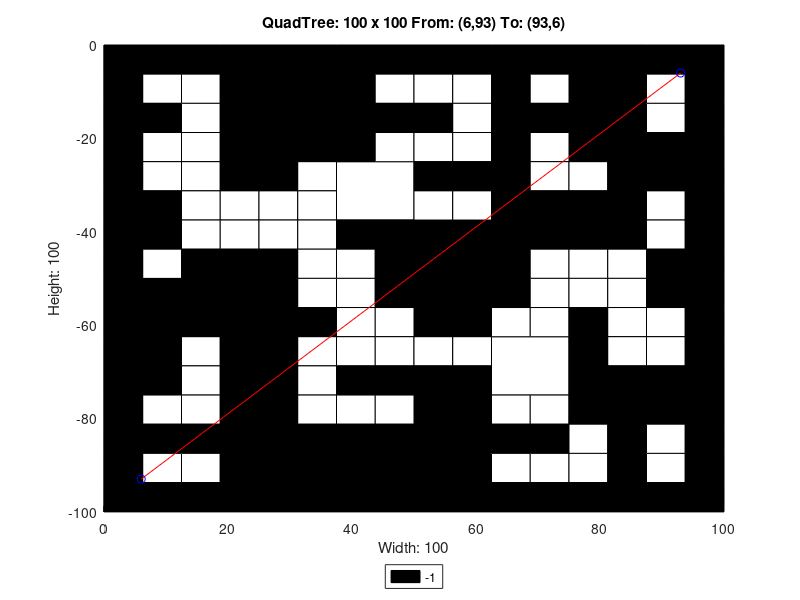

The MATLAB script that drew this image:
axis([0 100 -100 0]);
title('QuadTree: 100 x 100 From: (6,93) To: (93,6)');
xlabel('Width: 100');
ylabel('Height: 100');
rectangle('Position',[25 -12.5 12.5 12.5], 'FaceColor',[0 0 0]);
rectangle('Position',[25 -25 12.5 12.5], 'FaceColor',[0 0 0]);
rectangle('Position',[37.5 -37.5 12.5 12.5], 'FaceColor',[1 1 1]);
rectangle('Position',[75 -12.5 12.5 12.5], 'FaceColor',[0 0 0]);
rectangle('Position',[75 -25 12.5 12.5], 'FaceColor',[0 0 0]);
rectangle('Position',[50 -50 12.5 12.5], 'FaceColor',[0 0 0]);
rectangle('Position',[0 -62.5 12.5 12.5], 'FaceColor',[0 0 0]);
rectangle('Position',[12.5 -62.5 12.5 12.5], 'FaceColor',[0 0 0]);
rectangle('Position',[0 -75 12.5 12.5], 'FaceColor',[0 0 0]);
rectangle('Position',[25 -100 12.5 12.5], 'FaceColor',[0 0 0]);
rectangle('Position',[37.5 -100 12.5 12.5], 'FaceColor',[0 0 0]);
rectangle('Position',[50 -62.5 12.5 12.5], 'FaceColor',[0 0 0]);
rectangle('Position',[62.5 -75 12.5 12.5], 'FaceColor',[1 1 1]);
rectangle('Position',[50 -87.5 12.5 12.5], 'FaceColor',[0 0 0]);
rectangle('Position',[50 -100 12.5 12.5], 'FaceColor',[0 0 0]);
rectangle('Position',[0 -6.25 6.25 6.25], 'FaceColor',[0 0 0]);
rectangle('Position',[6.25 -6.25 6.25 6.25], 'FaceColor',[0 0 0]);
rectangle('Position',[0 -12.5 6.25 6.25], 'FaceColor',[0 0 0]);
rectangle('Position',[6.25 -12.5 6.25 6.25], 'FaceColor',[1 1 1]);
rectangle('Position',[12.5 -6.25 6.25 6.25], 'FaceColor',[0 0 0]);
rectangle('Position',[18.75 -6.25 6.25 6.25], 'FaceColor',[0 0 0]);
rectangle('Position',[12.5 -12.5 6.25 6.25], 'FaceColor',[1 1 1]);
rectangle('Position',[18.75 -12.5 6.25 6.25], 'FaceColor',[0 0 0]);
rectangle('Position',[0 -18.75 6.25 6.25], 'FaceColor',[0 0 0]);
rectangle('Position',[6.25 -18.75 6.25 6.25], 'FaceColor',[0 0 0]);
rectangle('Position',[0 -25 6.25 6.25], 'FaceColor',[0 0 0]);
rectangle('Position',[6.25 -25 6.25 6.25], 'FaceColor',[1 1 1]);
rectangle('Position',[12.5 -18.75 6.25 6.25], 'FaceColor',[1 1 1]);
rectangle('Position',[18.75 -18.75 6.25 6.25], 'FaceColor',[0 0 0]);
rectangle('Position',[12.5 -25 6.25 6.25], 'FaceColor',[1 1 1]);
rectangle('Position',[18.75 -25 6.25 6.25], 'FaceColor',[0 0 0]);
rectangle('Position',[37.5 -6.25 6.25 6.25], 'FaceColor',[0 0 0]);
rectangle('Position',[43.75 -6.25 6.25 6.25], 'FaceColor',[0 0 0]);
rectangle('Position',[37.5 -12.5 6.25 6.25], 'FaceColor',[0 0 0]);
rectangle('Position',[43.75 -12.5 6.25 6.25], 'FaceColor',[1 1 1]);
rectangle('Position',[37.5 -18.75 6.25 6.25], 'FaceColor',[0 0 0]);
rectangle('Position',[43.75 -18.75 6.25 6.25], 'FaceColor',[0 0 0]);
rectangle('Position',[37.5 -25 6.25 6.25], 'FaceColor',[0 0 0]);
rectangle('Position',[43.75 -25 6.25 6.25], 'FaceColor',[1 1 1]);
rectangle('Position',[0 -31.25 6.25 6.25], 'FaceColor',[0 0 0]);
rectangle('Position',[6.25 -31.25 6.25 6.25], 'FaceColor',[1 1 1]);
rectangle('Position',[0 -37.5 6.25 6.25], 'FaceColor',[0 0 0]);
rectangle('Position',[6.25 -37.5 6.25 6.25], 'FaceColor',[0 0 0]);
rectangle('Position',[12.5 -31.25 6.25 6.25], 'FaceColor',[1 1 1]);
rectangle('Position',[18.75 -31.25 6.25 6.25], 'FaceColor',[0 0 0]);
rectangle('Position',[12.5 -37.5 6.25 6.25], 'FaceColor',[1 1 1]);
rectangle('Position',[18.75 -37.5 6.25 6.25], 'FaceColor',[1 1 1]);
rectangle('Position',[0 -43.75 6.25 6.25], 'FaceColor',[0 0 0]);
rectangle('Position',[6.25 -43.75 6.25 6.25], 'FaceColor',[0 0 0]);
rectangle('Position',[0 -50 6.25 6.25], 'FaceColor',[0 0 0]);
rectangle('Position',[6.25 -50 6.25 6.25], 'FaceColor',[1 1 1]);
rectangle('Position',[12.5 -43.75 6.25 6.25], 'FaceColor',[1 1 1]);
rectangle('Position',[18.75 -43.75 6.25 6.25], 'FaceColor',[1 1 1]);
rectangle('Position',[12.5 -50 6.25 6.25], 'FaceColor',[0 0 0]);
rectangle('Position',[18.75 -50 6.25 6.25], 'FaceColor',[0 0 0]);
rectangle('Position',[25 -31.25 6.25 6.25], 'FaceColor',[0 0 0]);
rectangle('Position',[31.25 -31.25 6.25 6.25], 'FaceColor',[1 1 1]);
rectangle('Position',[25 -37.5 6.25 6.25], 'FaceColor',[1 1 1]);
rectangle('Position',[31.25 -37.5 6.25 6.25], 'FaceColor',[1 1 1]);
rectangle('Position',[25 -43.75 6.25 6.25], 'FaceColor',[1 1 1]);
rectangle('Position',[31.25 -43.75 6.25 6.25], 'FaceColor',[1 1 1]);
rectangle('Position',[25 -50 6.25 6.25], 'FaceColor',[0 0 0]);
rectangle('Position',[31.25 -50 6.25 6.25], 'FaceColor',[1 1 1]);
rectangle('Position',[37.5 -43.75 6.25 6.25], 'FaceColor',[0 0 0]);
rectangle('Position',[43.75 -43.75 6.25 6.25], 'FaceColor',[0 0 0]);
rectangle('Position',[37.5 -50 6.25 6.25], 'FaceColor',[1 1 1]);
rectangle('Position',[43.75 -50 6.25 6.25], 'FaceColor',[0 0 0]);
rectangle('Position',[50 -6.25 6.25 6.25], 'FaceColor',[0 0 0]);
rectangle('Position',[56.25 -6.25 6.25 6.25], 'FaceColor',[0 0 0]);
rectangle('Position',[50 -12.5 6.25 6.25], 'FaceColor',[1 1 1]);
rectangle('Position',[56.25 -12.5 6.25 6.25], 'FaceColor',[1 1 1]);
rectangle('Position',[62.5 -6.25 6.25 6.25], 'FaceColor',[0 0 0]);
rectangle('Position',[68.75 -6.25 6.25 6.25], 'FaceColor',[0 0 0]);
rectangle('Position',[62.5 -12.5 6.25 6.25], 'FaceColor',[0 0 0]);
rectangle('Position',[68.75 -12.5 6.25 6.25], 'FaceColor',[1 1 1]);
rectangle('Position',[50 -18.75 6.25 6.25], 'FaceColor',[0 0 0]);
rectangle('Position',[56.25 -18.75 6.25 6.25], 'FaceColor',[1 1 1]);
rectangle('Position',[50 -25 6.25 6.25], 'FaceColor',[1 1 1]);
rectangle('Position',[56.25 -25 6.25 6.25], 'FaceColor',[1 1 1]);
rectangle('Position',[62.5 -18.75 6.25 6.25], 'FaceColor',[0 0 0]);
rectangle('Position',[68.75 -18.75 6.25 6.25], 'FaceColor',[0 0 0]);
rectangle('Position',[62.5 -25 6.25 6.25], 'FaceColor',[0 0 0]);
rectangle('Position',[68.75 -25 6.25 6.25], 'FaceColor',[1 1 1]);
rectangle('Position',[87.5 -6.25 6.25 6.25], 'FaceColor',[0 0 0]);
rectangle('Position',[93.75 -6.25 6.25 6.25], 'FaceColor',[0 0 0]);
rectangle('Position',[87.5 -12.5 6.25 6.25], 'FaceColor',[1 1 1]);
rectangle('Position',[93.75 -12.5 6.25 6.25], 'FaceColor',[0 0 0]);
rectangle('Position',[87.5 -18.75 6.25 6.25], 'FaceColor',[1 1 1]);
rectangle('Position',[93.75 -18.75 6.25 6.25], 'FaceColor',[0 0 0]);
rectangle('Position',[87.5 -25 6.25 6.25], 'FaceColor',[0 0 0]);
rectangle('Position',[93.75 -25 6.25 6.25], 'FaceColor',[0 0 0]);
rectangle('Position',[50 -31.25 6.25 6.25], 'FaceColor',[0 0 0]);
rectangle('Position',[56.25 -31.25 6.25 6.25], 'FaceColor',[0 0 0]);
rectangle('Position',[50 -37.5 6.25 6.25], 'FaceColor',[1 1 1]);
rectangle('Position',[56.25 -37.5 6.25 6.25], 'FaceColor',[1 1 1]);
rectangle('Position',[62.5 -31.25 6.25 6.25], 'FaceColor',[0 0 0]);
rectangle('Position',[68.75 -31.25 6.25 6.25], 'FaceColor',[1 1 1]);
rectangle('Position',[62.5 -37.5 6.25 6.25], 'FaceColor',[0 0 0]);
rectangle('Position',[68.75 -37.5 6.25 6.25], 'FaceColor',[0 0 0]);
rectangle('Position',[62.5 -43.75 6.25 6.25], 'FaceColor',[0 0 0]);
rectangle('Position',[68.75 -43.75 6.25 6.25], 'FaceColor',[0 0 0]);
rectangle('Position',[62.5 -50 6.25 6.25], 'FaceColor',[0 0 0]);
rectangle('Position',[68.75 -50 6.25 6.25], 'FaceColor',[1 1 1]);
rectangle('Position',[75 -31.25 6.25 6.25], 'FaceColor',[1 1 1]);
rectangle('Position',[81.25 -31.25 6.25 6.25], 'FaceColor',[0 0 0]);
rectangle('Position',[75 -37.5 6.25 6.25], 'FaceColor',[0 0 0]);
rectangle('Position',[81.25 -37.5 6.25 6.25], 'FaceColor',[0 0 0]);
rectangle('Position',[87.5 -31.25 6.25 6.25], 'FaceColor',[0 0 0]);
rectangle('Position',[93.75 -31.25 6.25 6.25], 'FaceColor',[0 0 0]);
rectangle('Position',[87.5 -37.5 6.25 6.25], 'FaceColor',[1 1 1]);
rectangle('Position',[93.75 -37.5 6.25 6.25], 'FaceColor',[0 0 0]);
rectangle('Position',[75 -43.75 6.25 6.25], 'FaceColor',[0 0 0]);
rectangle('Position',[81.25 -43.75 6.25 6.25], 'FaceColor',[0 0 0]);
rectangle('Position',[75 -50 6.25 6.25], 'FaceColor',[1 1 1]);
rectangle('Position',[81.25 -50 6.25 6.25], 'FaceColor',[1 1 1]);
rectangle('Position',[87.5 -43.75 6.25 6.25], 'FaceColor',[1 1 1]);
rectangle('Position',[93.75 -43.75 6.25 6.25], 'FaceColor',[0 0 0]);
rectangle('Position',[87.5 -50 6.25 6.25], 'FaceColor',[0 0 0]);
rectangle('Position',[93.75 -50 6.25 6.25], 'FaceColor',[0 0 0]);
rectangle('Position',[12.5 -68.75 6.25 6.25], 'FaceColor',[1 1 1]);
rectangle('Position',[18.75 -68.75 6.25 6.25], 'FaceColor',[0 0 0]);
rectangle('Position',[12.5 -75 6.25 6.25], 'FaceColor',[1 1 1]);
rectangle('Position',[18.75 -75 6.25 6.25], 'FaceColor',[0 0 0]);
rectangle('Position',[25 -56.25 6.25 6.25], 'FaceColor',[0 0 0]);
rectangle('Position',[31.25 -56.25 6.25 6.25], 'FaceColor',[1 1 1]);
rectangle('Position',[25 -62.5 6.25 6.25], 'FaceColor',[0 0 0]);
rectangle('Position',[31.25 -62.5 6.25 6.25], 'FaceColor',[0 0 0]);
rectangle('Position',[37.5 -56.25 6.25 6.25], 'FaceColor',[1 1 1]);
rectangle('Position',[43.75 -56.25 6.25 6.25], 'FaceColor',[0 0 0]);
rectangle('Position',[37.5 -62.5 6.25 6.25], 'FaceColor',[1 1 1]);
rectangle('Position',[43.75 -62.5 6.25 6.25], 'FaceColor',[1 1 1]);
rectangle('Position',[25 -68.75 6.25 6.25], 'FaceColor',[0 0 0]);
rectangle('Position',[31.25 -68.75 6.25 6.25], 'FaceColor',[1 1 1]);
rectangle('Position',[25 -75 6.25 6.25], 'FaceColor',[0 0 0]);
rectangle('Position',[31.25 -75 6.25 6.25], 'FaceColor',[1 1 1]);
rectangle('Position',[37.5 -68.75 6.25 6.25], 'FaceColor',[1 1 1]);
rectangle('Position',[43.75 -68.75 6.25 6.25], 'FaceColor',[1 1 1]);
rectangle('Position',[37.5 -75 6.25 6.25], 'FaceColor',[0 0 0]);
rectangle('Position',[43.75 -75 6.25 6.25], 'FaceColor',[0 0 0]);
rectangle('Position',[0 -81.25 6.25 6.25], 'FaceColor',[0 0 0]);
rectangle('Position',[6.25 -81.25 6.25 6.25], 'FaceColor',[1 1 1]);
rectangle('Position',[0 -87.5 6.25 6.25], 'FaceColor',[0 0 0]);
rectangle('Position',[6.25 -87.5 6.25 6.25], 'FaceColor',[0 0 0]);
rectangle('Position',[12.5 -81.25 6.25 6.25], 'FaceColor',[1 1 1]);
rectangle('Position',[18.75 -81.25 6.25 6.25], 'FaceColor',[0 0 0]);
rectangle('Position',[12.5 -87.5 6.25 6.25], 'FaceColor',[0 0 0]);
rectangle('Position',[18.75 -87.5 6.25 6.25], 'FaceColor',[0 0 0]);
rectangle('Position',[0 -93.75 6.25 6.25], 'FaceColor',[0 0 0]);
rectangle('Position',[6.25 -93.75 6.25 6.25], 'FaceColor',[1 1 1]);
rectangle('Position',[0 -100 6.25 6.25], 'FaceColor',[0 0 0]);
rectangle('Position',[6.25 -100 6.25 6.25], 'FaceColor',[0 0 0]);
rectangle('Position',[12.5 -93.75 6.25 6.25], 'FaceColor',[1 1 1]);
rectangle('Position',[18.75 -93.75 6.25 6.25], 'FaceColor',[0 0 0]);
rectangle('Position',[12.5 -100 6.25 6.25], 'FaceColor',[0 0 0]);
rectangle('Position',[18.75 -100 6.25 6.25], 'FaceColor',[0 0 0]);
rectangle('Position',[25 -81.25 6.25 6.25], 'FaceColor',[0 0 0]);
rectangle('Position',[31.25 -81.25 6.25 6.25], 'FaceColor',[1 1 1]);
rectangle('Position',[25 -87.5 6.25 6.25], 'FaceColor',[0 0 0]);
rectangle('Position',[31.25 -87.5 6.25 6.25], 'FaceColor',[0 0 0]);
rectangle('Position',[37.5 -81.25 6.25 6.25], 'FaceColor',[1 1 1]);
rectangle('Position',[43.75 -81.25 6.25 6.25], 'FaceColor',[1 1 1]);
rectangle('Position',[37.5 -87.5 6.25 6.25], 'FaceColor',[0 0 0]);
rectangle('Position',[43.75 -87.5 6.25 6.25], 'FaceColor',[0 0 0]);
rectangle('Position',[62.5 -56.25 6.25 6.25], 'FaceColor',[0 0 0]);
rectangle('Position',[68.75 -56.25 6.25 6.25], 'FaceColor',[1 1 1]);
rectangle('Position',[62.5 -62.5 6.25 6.25], 'FaceColor',[1 1 1]);
rectangle('Position',[68.75 -62.5 6.25 6.25], 'FaceColor',[1 1 1]);
rectangle('Position',[50 -68.75 6.25 6.25], 'FaceColor',[1 1 1]);
rectangle('Position',[56.25 -68.75 6.25 6.25], 'FaceColor',[1 1 1]);
rectangle('Position',[50 -75 6.25 6.25], 'FaceColor',[0 0 0]);
rectangle('Position',[56.25 -75 6.25 6.25], 'FaceColor',[0 0 0]);
rectangle('Position',[75 -56.25 6.25 6.25], 'FaceColor',[1 1 1]);
rectangle('Position',[81.25 -56.25 6.25 6.25], 'FaceColor',[1 1 1]);
rectangle('Position',[75 -62.5 6.25 6.25], 'FaceColor',[0 0 0]);
rectangle('Position',[81.25 -62.5 6.25 6.25], 'FaceColor',[1 1 1]);
rectangle('Position',[87.5 -56.25 6.25 6.25], 'FaceColor',[0 0 0]);
rectangle('Position',[93.75 -56.25 6.25 6.25], 'FaceColor',[0 0 0]);
rectangle('Position',[87.5 -62.5 6.25 6.25], 'FaceColor',[1 1 1]);
rectangle('Position',[93.75 -62.5 6.25 6.25], 'FaceColor',[0 0 0]);
rectangle('Position',[75 -68.75 6.25 6.25], 'FaceColor',[0 0 0]);
rectangle('Position',[81.25 -68.75 6.25 6.25], 'FaceColor',[1 1 1]);
rectangle('Position',[75 -75 6.25 6.25], 'FaceColor',[0 0 0]);
rectangle('Position',[81.25 -75 6.25 6.25], 'FaceColor',[0 0 0]);
rectangle('Position',[87.5 -68.75 6.25 6.25], 'FaceColor',[1 1 1]);
rectangle('Position',[93.75 -68.75 6.25 6.25], 'FaceColor',[0 0 0]);
rectangle('Position',[87.5 -75 6.25 6.25], 'FaceColor',[0 0 0]);
rectangle('Position',[93.75 -75 6.25 6.25], 'FaceColor',[0 0 0]);
rectangle('Position',[62.5 -81.25 6.25 6.25], 'FaceColor',[1 1 1]);
rectangle('Position',[68.75 -81.25 6.25 6.25], 'FaceColor',[1 1 1]);
rectangle('Position',[62.5 -87.5 6.25 6.25], 'FaceColor',[0 0 0]);
rectangle('Position',[68.75 -87.5 6.25 6.25], 'FaceColor',[0 0 0]);
rectangle('Position',[62.5 -93.75 6.25 6.25], 'FaceColor',[1 1 1]);
rectangle('Position',[68.75 -93.75 6.25 6.25], 'FaceColor',[1 1 1]);
rectangle('Position',[62.5 -100 6.25 6.25], 'FaceColor',[0 0 0]);
rectangle('Position',[68.75 -100 6.25 6.25], 'FaceColor',[0 0 0]);
rectangle('Position',[75 -81.25 6.25 6.25], 'FaceColor',[0 0 0]);
rectangle('Position',[81.25 -81.25 6.25 6.25], 'FaceColor',[0 0 0]);
rectangle('Position',[75 -87.5 6.25 6.25], 'FaceColor',[1 1 1]);
rectangle('Position',[81.25 -87.5 6.25 6.25], 'FaceColor',[0 0 0]);
rectangle('Position',[87.5 -81.25 6.25 6.25], 'FaceColor',[0 0 0]);
rectangle('Position',[93.75 -81.25 6.25 6.25], 'FaceColor',[0 0 0]);
rectangle('Position',[87.5 -87.5 6.25 6.25], 'FaceColor',[1 1 1]);
rectangle('Position',[93.75 -87.5 6.25 6.25], 'FaceColor',[0 0 0]);
rectangle('Position',[75 -93.75 6.25 6.25], 'FaceColor',[1 1 1]);
rectangle('Position',[81.25 -93.75 6.25 6.25], 'FaceColor',[0 0 0]);
rectangle('Position',[75 -100 6.25 6.25], 'FaceColor',[0 0 0]);
rectangle('Position',[81.25 -100 6.25 6.25], 'FaceColor',[0 0 0]);
rectangle('Position',[87.5 -93.75 6.25 6.25], 'FaceColor',[1 1 1]);
rectangle('Position',[93.75 -93.75 6.25 6.25], 'FaceColor',[0 0 0]);
rectangle('Position',[87.5 -100 6.25 6.25], 'FaceColor',[0 0 0]);
rectangle('Position',[93.75 -100 6.25 6.25], 'FaceColor',[0 0 0]);
X=[93,6];
Y=[-6,-93];
hold on;
plot(X,Y,'r');
plot(X,Y,'bo');
legend('-1','Location','southoutside');
